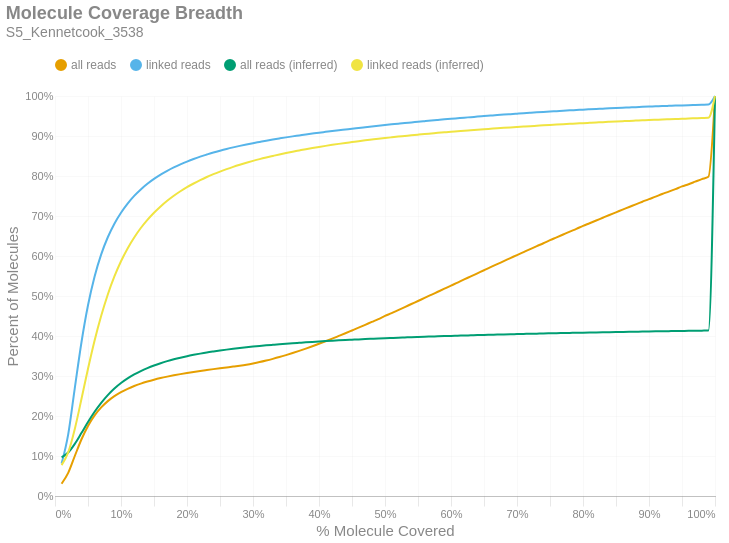

The cell this chart's notebook holds for it:
### Markdown cell above
### Molecule Read Coverage
This chart shows molecule coverage breadth as computed by the number of bases aligned to that molecule. In other words, "*how much of each unique long molecule is actually sequenced/aligned?*" Keep in mind there is a distinction between sequences and alignments, since some sequences belonging to a particular molecule may not align well and wouldn't appear in the alignment data. This chart also shows molecule coverage breadth as computed by the *inferred fragment* from which the aligned sequences originate. Unlike read coverage, this calculation takes into account the total insert size, including unsequenced gaps between the forward and reverse reads. Like the previous figures, these are cumulative percents.

### Code cell
if SKIPLR:
    print_html(f"Skipped")
else:
    binned_df = consolidated_hist(valids['coverage_bp'], mask, 0.01, True)
    binned_df_inf = consolidated_hist(valids['coverage_inserts'], mask, 0.01, True)
    binned_df = binned_df.with_columns(pl.lit(binned_df_inf['all reads (cumsum)']).alias('all reads (inferred)'))
    binned_df = binned_df.with_columns(pl.lit(binned_df_inf['linked reads (cumsum)']).alias('linked reads (inferred)'))
    binned_df = binned_df.with_columns(
        (pl.col('bin').cast(pl.Float64) + 0.01).alias('right_edge')
    )

    with SafeRender(binned_df):
        (
            density_plot(binned_df, 'Molecule Coverage Breadth', samplename, 'molcov', ['all reads (inferred)','linked reads (inferred)'])
            .encode(
                #x=alt.X('bin:Q', title="% Molecule Covered").axis(format = '%').scale(padding=0),
                x=alt.X('right_edge:Q', title="% Molecule Covered").axis(format='%').scale(padding=0),
                y=alt.Y('value:Q', title='Percent of Molecules')
                    .axis(format='%')
                    .stack(False)
                    .scale(domainMin=0, padding=0),
                color=alt.Color("key:N").scale(domain = ["all reads", "linked reads", "all reads (inferred)", "linked reads (inferred)"]),
                tooltip = [
                    alt.Tooltip("key:N", title = "Data Type"),
                    alt.Tooltip("range_label:N", title="% Molecule Covered"),
                    alt.Tooltip("value:Q", format = ".2%", title="% Molecules")
                ]
            )
        ).display()

### Figure 1 — Vega-Lite specification as saved in the notebook (floating-point values rounded to 4 significant figures)
{"width": "container", "height": 400, "config": {"title": {"anchor": "start", "dy": -15, "fontSize": 18, "color": "#888888", "subtitleColor": "#888888", "subtitleFontSize": 14}, "arc": {"fill": "#0072B2"}, "axis": {"domainColor": "#888888", "domainWidth": 0.5, "gridWidth": 0.2, "grid": false, "titleFontWeight": 400, "titleFontSize": 15, "labelFontSize": 11, "labelColor": "#888888", "tickColor": "#888888", "tickWidth": 0.2, "titleColor": "#888888"}, "axisBand": {"grid": false}, "axisX": {"grid": true, "tickSize": 10, "domainCap": "round"}, "axisY": {"domain": false, "grid": true, "tickSize": 0, "domainCap": "round"}, "background": "transparent", "header": {"labelFontSize": 15, "labelColor": "#888888", "titleFontSize": 15, "titleFontWeight": 600, "titleColor": "#888888"}, "legend": {"labelFont": "sans-serif", "labelFontSize": 12, "labelColor": "#888888", "symbolSize": 100, "symbolType": "circle", "titleFontSize": 12, "titlePadding": 10, "titleColor": "#888888", "title": null, "orient": "top"}, "range": {"category": ["#E69F00", "#56B4E9", "#009E73", "#F0E442", "#0072B2", "#D55E00", "#CC79A7", "#000000"], "diverging": ["#cfe8f3", "#a2d4ec", "#73bfe2", "#46abdb", "#1696d2", "#12719e"]}, "area": {"fill": "#0072B2", "fillOpacity": 0.7, "line": true, "strokeOpacity": 0.7}, "line": {"color": "#0072B2", "stroke": "#0072B2", "strokeWidth": 2}, "trail": {"color": "#0072B2", "stroke": "#0072B2", "strokeWidth": 0, "size": 1}, "point": {"filled": true, "fillOpacity": 1.0, "size": 95}, "text": {"color": "#888888", "fontSize": 11, "align": "right", "fontWeight": 400, "size": 11}, "bar": {"fill": "#0072B2", "stroke": null}, "view": {"stroke": null, "continuousWidth": 660, "continuousHeight": 400}}, "data": {"name": "data-83b3a49360dc638eea60534a0ce5a2c9"}, "mark": {"type": "line", "interpolate": "monotone", "point": {"opacity": 0, "size": 275}}, "encoding": {"color": {"field": "key", "scale": {"domain": ["all reads", "linked reads", "all reads (inferred)", "linked reads (inferred)"]}, "type": "nominal"}, "tooltip": [{"field": "key", "title": "Data Type", "type": "nominal"}, {"field": "range_label", "title": "% Molecule Covered", "type": "nominal"}, {"field": "value", "format": ".2%", "title": "% Molecules", "type": "quantitative"}], "x": {"axis": {"format": "%"}, "field": "right_edge", "scale": {"padding": 0}, "title": "% Molecule Covered", "type": "quantitative"}, "y": {"axis": {"format": "%"}, "field": "value", "scale": {"domainMin": 0, "padding": 0}, "stack": false, "title": "Percent of Molecules", "type": "quantitative"}}, "params": [{"name": "param_c36ac31b6afebe62", "select": {"type": "point", "fields": ["key"]}, "bind": "legend"}], "title": {"text": "Molecule Coverage Breadth", "subtitle": "S5_Kennetcook_3538"}, "transform": [{"fold": ["all reads (cumsum)", "linked reads (cumsum)", "all reads (inferred)", "linked reads (inferred)"]}, {"calculate": "replace(datum.key, ' (cumsum)', '')", "as": "key"}, {"filter": {"param": "param_c36ac31b6afebe62"}}], "usermeta": {"embedOptions": {"downloadFileName": "S5_Kennetcook_3538.molcov"}}, "$schema": "https://vega.github.io/schema/vega-lite/v6.1.0.json", "datasets": {"data-83b3a49360dc638eea60534a0ce5a2c9": [{"bin": "0.0", "interval": "0.0-0.01", "all reads": 0.03073, "linked reads": 0.08113, "all reads (cumsum)": 0.03073, "linked reads (cumsum)": 0.08113, "range_label": "0.0-0.01", "all reads (inferred)": 0.09654, "linked reads (inferred)": 0.07726, "right_edge": 0.01}, {"bin": "0.01", "interval": "0.01-0.02", "all reads": 0.02705, "linked reads": 0.07301, "all reads (cumsum)": 0.05778, "linked reads (cumsum)": 0.1541, "range_label": "0.01-0.02", "all reads (inferred)": 0.1086, "linked reads (inferred)": 0.1089, "right_edge": 0.02}, {"bin": "0.02", "interval": "0.02-0.03", "all reads": 0.0422, "linked reads": 0.1157, "all reads (cumsum)": 0.09998, "linked reads (cumsum)": 0.2698, "range_label": "0.02-0.03", "all reads (inferred)": 0.1303, "linked reads (inferred)": 0.1678, "right_edge": 0.03}, {"bin": "0.03", "interval": "0.03-0.04", "all reads": 0.04123, "linked reads": 0.1134, "all reads (cumsum)": 0.1412, "linked reads (cumsum)": 0.3832, "range_label": "0.03-0.04", "all reads (inferred)": 0.1573, "linked reads (inferred)": 0.2417, "right_edge": 0.04}, {"bin": "0.04", "interval": "0.04-0.05", "all reads": 0.03399, "linked reads": 0.09356, "all reads (cumsum)": 0.1752, "linked reads (cumsum)": 0.4767, "range_label": "0.04-0.05", "all reads (inferred)": 0.185, "linked reads (inferred)": 0.3179, "right_edge": 0.05}, {"bin": "0.05", "interval": "0.05-0.06", "all reads": 0.02627, "linked reads": 0.07219, "all reads (cumsum)": 0.2015, "linked reads (cumsum)": 0.5489, "range_label": "0.05-0.06", "all reads (inferred)": 0.2106, "linked reads (inferred)": 0.3887, "right_edge": 0.06}, {"bin": "0.06", "interval": "0.06-0.07", "all reads": 0.0201, "linked reads": 0.0552, "all reads (cumsum)": 0.2216, "linked reads (cumsum)": 0.6041, "range_label": "0.06-0.07", "all reads (inferred)": 0.2329, "linked reads (inferred)": 0.4504, "right_edge": 0.07}, {"bin": "0.07", "interval": "0.07-0.08", "all reads": 0.0156, "linked reads": 0.04278, "all reads (cumsum)": 0.2372, "linked reads (cumsum)": 0.6469, "range_label": "0.07-0.08", "all reads (inferred)": 0.2523, "linked reads (inferred)": 0.5039, "right_edge": 0.08}, {"bin": "0.08", "interval": "0.08-0.09", "all reads": 0.0124, "linked reads": 0.03391, "all reads (cumsum)": 0.2496, "linked reads (cumsum)": 0.6808, "range_label": "0.08-0.09", "all reads (inferred)": 0.2686, "linked reads (inferred)": 0.549, "right_edge": 0.09}, {"bin": "0.09", "interval": "0.09-0.1", "all reads": 0.01004, "linked reads": 0.02738, "all reads (cumsum)": 0.2596, "linked reads (cumsum)": 0.7082, "range_label": "0.09-0.1", "all reads (inferred)": 0.2823, "linked reads (inferred)": 0.5869, "right_edge": 0.1}, {"bin": "0.1", "interval": "0.1-0.11", "all reads": 0.008393, "linked reads": 0.02282, "all reads (cumsum)": 0.268, "linked reads (cumsum)": 0.731, "range_label": "0.1-0.11", "all reads (inferred)": 0.294, "linked reads (inferred)": 0.619, "right_edge": 0.11}, {"bin": "0.11", "interval": "0.11-0.12", "all reads": 0.007111, "linked reads": 0.01934, "all reads (cumsum)": 0.2751, "linked reads (cumsum)": 0.7504, "range_label": "0.11-0.12", "all reads (inferred)": 0.3039, "linked reads (inferred)": 0.6464, "right_edge": 0.12}, {"bin": "0.12", "interval": "0.12-0.13", "all reads": 0.005931, "linked reads": 0.01605, "all reads (cumsum)": 0.2811, "linked reads (cumsum)": 0.7664, "range_label": "0.12-0.13", "all reads (inferred)": 0.3124, "linked reads (inferred)": 0.67, "right_edge": 0.13}, {"bin": "0.13", "interval": "0.13-0.14", "all reads": 0.005188, "linked reads": 0.01401, "all reads (cumsum)": 0.2862, "linked reads (cumsum)": 0.7804, "range_label": "0.13-0.14", "all reads (inferred)": 0.3198, "linked reads (inferred)": 0.6903, "right_edge": 0.14}, {"bin": "0.14", "interval": "0.14-0.15", "all reads": 0.004584, "linked reads": 0.01227, "all reads (cumsum)": 0.2908, "linked reads (cumsum)": 0.7927, "range_label": "0.14-0.15", "all reads (inferred)": 0.3263, "linked reads (inferred)": 0.7082, "right_edge": 0.15}, {"bin": "0.15", "interval": "0.15-0.16", "all reads": 0.00405, "linked reads": 0.01079, "all reads (cumsum)": 0.2949, "linked reads (cumsum)": 0.8035, "range_label": "0.15-0.16", "all reads (inferred)": 0.332, "linked reads (inferred)": 0.7239, "right_edge": 0.16}, {"bin": "0.16", "interval": "0.16-0.17", "all reads": 0.00358, "linked reads": 0.009414, "all reads (cumsum)": 0.2985, "linked reads (cumsum)": 0.8129, "range_label": "0.16-0.17", "all reads (inferred)": 0.3371, "linked reads (inferred)": 0.738, "right_edge": 0.17}, {"bin": "0.17", "interval": "0.17-0.18", "all reads": 0.003288, "linked reads": 0.008539, "all reads (cumsum)": 0.3017, "linked reads (cumsum)": 0.8214, "range_label": "0.17-0.18", "all reads (inferred)": 0.3417, "linked reads (inferred)": 0.7506, "right_edge": 0.18}, {"bin": "0.18", "interval": "0.18-0.19", "all reads": 0.002984, "linked reads": 0.007592, "all reads (cumsum)": 0.3047, "linked reads (cumsum)": 0.829, "range_label": "0.18-0.19", "all reads (inferred)": 0.3458, "linked reads (inferred)": 0.7619, "right_edge": 0.19}, {"bin": "0.19", "interval": "0.19-0.2", "all reads": 0.002819, "linked reads": 0.007056, "all reads (cumsum)": 0.3075, "linked reads (cumsum)": 0.8361, "range_label": "0.19-0.2", "all reads (inferred)": 0.3496, "linked reads (inferred)": 0.7722, "right_edge": 0.2}, {"bin": "0.2", "interval": "0.2-0.21", "all reads": 0.002631, "linked reads": 0.006433, "all reads (cumsum)": 0.3102, "linked reads (cumsum)": 0.8425, "range_label": "0.2-0.21", "all reads (inferred)": 0.3529, "linked reads (inferred)": 0.7813, "right_edge": 0.21}, {"bin": "0.21", "interval": "0.21-0.22", "all reads": 0.002449, "linked reads": 0.005812, "all reads (cumsum)": 0.3126, "linked reads (cumsum)": 0.8483, "range_label": "0.21-0.22", "all reads (inferred)": 0.356, "linked reads (inferred)": 0.7897, "right_edge": 0.22}, {"bin": "0.22", "interval": "0.22-0.23", "all reads": 0.002307, "linked reads": 0.005257, "all reads (cumsum)": 0.3149, "linked reads (cumsum)": 0.8536, "range_label": "0.22-0.23", "all reads (inferred)": 0.3588, "linked reads (inferred)": 0.7976, "right_edge": 0.23}, {"bin": "0.23", "interval": "0.23-0.24", "all reads": 0.002268, "linked reads": 0.005057, "all reads (cumsum)": 0.3172, "linked reads (cumsum)": 0.8586, "range_label": "0.23-0.24", "all reads (inferred)": 0.3613, "linked reads (inferred)": 0.8045, "right_edge": 0.24}, {"bin": "0.24", "interval": "0.24-0.25", "all reads": 0.002193, "linked reads": 0.004602, "all reads (cumsum)": 0.3194, "linked reads (cumsum)": 0.8632, "range_label": "0.24-0.25", "all reads (inferred)": 0.3637, "linked reads (inferred)": 0.8111, "right_edge": 0.25}, {"bin": "0.25", "interval": "0.25-0.26", "all reads": 0.002115, "linked reads": 0.0043, "all reads (cumsum)": 0.3215, "linked reads (cumsum)": 0.8675, "range_label": "0.25-0.26", "all reads (inferred)": 0.366, "linked reads (inferred)": 0.8172, "right_edge": 0.26}, {"bin": "0.26", "interval": "0.26-0.27", "all reads": 0.002122, "linked reads": 0.003976, "all reads (cumsum)": 0.3236, "linked reads (cumsum)": 0.8715, "range_label": "0.26-0.27", "all reads (inferred)": 0.368, "linked reads (inferred)": 0.8228, "right_edge": 0.27}, {"bin": "0.27", "interval": "0.27-0.28", "all reads": 0.002225, "linked reads": 0.003737, "all reads (cumsum)": 0.3259, "linked reads (cumsum)": 0.8753, "range_label": "0.27-0.28", "all reads (inferred)": 0.3699, "linked reads (inferred)": 0.8281, "right_edge": 0.28}, {"bin": "0.28", "interval": "0.28-0.29", "all reads": 0.00253, "linked reads": 0.003551, "all reads (cumsum)": 0.3284, "linked reads (cumsum)": 0.8788, "range_label": "0.28-0.29", "all reads (inferred)": 0.3718, "linked reads (inferred)": 0.833, "right_edge": 0.29}, {"bin": "0.29", "interval": "0.29-0.3", "all reads": 0.002992, "linked reads": 0.003306, "all reads (cumsum)": 0.3314, "linked reads (cumsum)": 0.8821, "range_label": "0.29-0.3", "all reads (inferred)": 0.3735, "linked reads (inferred)": 0.8378, "right_edge": 0.3}, {"bin": "0.3", "interval": "0.3-0.31", "all reads": 0.003389, "linked reads": 0.003092, "all reads (cumsum)": 0.3348, "linked reads (cumsum)": 0.8852, "range_label": "0.3-0.31", "all reads (inferred)": 0.3751, "linked reads (inferred)": 0.8422, "right_edge": 0.31}, {"bin": "0.31", "interval": "0.31-0.32", "all reads": 0.003891, "linked reads": 0.003082, "all reads (cumsum)": 0.3387, "linked reads (cumsum)": 0.8883, "range_label": "0.31-0.32", "all reads (inferred)": 0.3766, "linked reads (inferred)": 0.8463, "right_edge": 0.32}, {"bin": "0.32", "interval": "0.32-0.33", "all reads": 0.004233, "linked reads": 0.002904, "all reads (cumsum)": 0.3429, "linked reads (cumsum)": 0.8912, "range_label": "0.32-0.33", "all reads (inferred)": 0.378, "linked reads (inferred)": 0.8501, "right_edge": 0.33}, {"bin": "0.33", "interval": "0.33-0.34", "all reads": 0.004518, "linked reads": 0.002736, "all reads (cumsum)": 0.3474, "linked reads (cumsum)": 0.8939, "range_label": "0.33-0.34", "all reads (inferred)": 0.3794, "linked reads (inferred)": 0.8539, "right_edge": 0.34}, {"bin": "0.34", "interval": "0.34-0.35", "all reads": 0.004887, "linked reads": 0.002657, "all reads (cumsum)": 0.3523, "linked reads (cumsum)": 0.8966, "range_label": "0.34-0.35", "all reads (inferred)": 0.3807, "linked reads (inferred)": 0.8575, "right_edge": 0.35}, {"bin": "0.35", "interval": "0.35-0.36", "all reads": 0.005164, "linked reads": 0.002475, "all reads (cumsum)": 0.3575, "linked reads (cumsum)": 0.8991, "range_label": "0.35-0.36", "all reads (inferred)": 0.3819, "linked reads (inferred)": 0.8608, "right_edge": 0.36}, {"bin": "0.36", "interval": "0.36-0.37", "all reads": 0.005382, "linked reads": 0.002348, "all reads (cumsum)": 0.3628, "linked reads (cumsum)": 0.9014, "range_label": "0.36-0.37", "all reads (inferred)": 0.3831, "linked reads (inferred)": 0.864, "right_edge": 0.37}, {"bin": "0.37", "interval": "0.37-0.38", "all reads": 0.005693, "linked reads": 0.002386, "all reads (cumsum)": 0.3685, "linked reads (cumsum)": 0.9038, "range_label": "0.37-0.38", "all reads (inferred)": 0.3842, "linked reads (inferred)": 0.8671, "right_edge": 0.38}, {"bin": "0.38", "interval": "0.38-0.39", "all reads": 0.005909, "linked reads": 0.002259, "all reads (cumsum)": 0.3744, "linked reads (cumsum)": 0.9061, "range_label": "0.38-0.39", "all reads (inferred)": 0.3853, "linked reads (inferred)": 0.87, "right_edge": 0.39}, {"bin": "0.39", "interval": "0.39-0.4", "all reads": 0.00623, "linked reads": 0.002233, "all reads (cumsum)": 0.3807, "linked reads (cumsum)": 0.9083, "range_label": "0.39-0.4", "all reads (inferred)": 0.3863, "linked reads (inferred)": 0.8727, "right_edge": 0.4}, {"bin": "0.4", "interval": "0.4-0.41", "all reads": 0.006263, "linked reads": 0.002071, "all reads (cumsum)": 0.3869, "linked reads (cumsum)": 0.9104, "range_label": "0.4-0.41", "all reads (inferred)": 0.3872, "linked reads (inferred)": 0.8753, "right_edge": 0.41}, {"bin": "0.41", "interval": "0.41-0.42", "all reads": 0.006492, "linked reads": 0.002077, "all reads (cumsum)": 0.3934, "linked reads (cumsum)": 0.9124, "range_label": "0.41-0.42", "all reads (inferred)": 0.3882, "linked reads (inferred)": 0.8779, "right_edge": 0.42}, {"bin": "0.42", "interval": "0.42-0.43", "all reads": 0.006705, "linked reads": 0.001996, "all reads (cumsum)": 0.4001, "linked reads (cumsum)": 0.9144, "range_label": "0.42-0.43", "all reads (inferred)": 0.3891, "linked reads (inferred)": 0.8803, "right_edge": 0.43}, {"bin": "0.43", "interval": "0.43-0.44", "all reads": 0.006756, "linked reads": 0.001916, "all reads (cumsum)": 0.4069, "linked reads (cumsum)": 0.9163, "range_label": "0.43-0.44", "all reads (inferred)": 0.3899, "linked reads (inferred)": 0.8826, "right_edge": 0.44}, {"bin": "0.44", "interval": "0.44-0.45", "all reads": 0.00695, "linked reads": 0.00194, "all reads (cumsum)": 0.4138, "linked reads (cumsum)": 0.9183, "range_label": "0.44-0.45", "all reads (inferred)": 0.3907, "linked reads (inferred)": 0.8848, "right_edge": 0.45}, {"bin": "0.45", "interval": "0.45-0.46", "all reads": 0.006989, "linked reads": 0.001866, "all reads (cumsum)": 0.4208, "linked reads (cumsum)": 0.9202, "range_label": "0.45-0.46", "all reads (inferred)": 0.3915, "linked reads (inferred)": 0.887, "right_edge": 0.46}, {"bin": "0.46", "interval": "0.46-0.47", "all reads": 0.007137, "linked reads": 0.001879, "all reads (cumsum)": 0.428, "linked reads (cumsum)": 0.922, "range_label": "0.46-0.47", "all reads (inferred)": 0.3923, "linked reads (inferred)": 0.8891, "right_edge": 0.47}, {"bin": "0.47", "interval": "0.47-0.48", "all reads": 0.007237, "linked reads": 0.00188, "all reads (cumsum)": 0.4352, "linked reads (cumsum)": 0.9239, "range_label": "0.47-0.48", "all reads (inferred)": 0.393, "linked reads (inferred)": 0.8911, "right_edge": 0.48}, {"bin": "0.48", "interval": "0.48-0.49", "all reads": 0.007048, "linked reads": 0.001784, "all reads (cumsum)": 0.4423, "linked reads (cumsum)": 0.9257, "range_label": "0.48-0.49", "all reads (inferred)": 0.3938, "linked reads (inferred)": 0.893, "right_edge": 0.49}, {"bin": "0.49", "interval": "0.49-0.5", "all reads": 0.007953, "linked reads": 0.001789, "all reads (cumsum)": 0.4502, "linked reads (cumsum)": 0.9275, "range_label": "0.49-0.5", "all reads (inferred)": 0.3945, "linked reads (inferred)": 0.8949, "right_edge": 0.5}, {"bin": "0.5", "interval": "0.5-0.51", "all reads": 0.006814, "linked reads": 0.001656, "all reads (cumsum)": 0.457, "linked reads (cumsum)": 0.9291, "range_label": "0.5-0.51", "all reads (inferred)": 0.3951, "linked reads (inferred)": 0.8967, "right_edge": 0.51}, {"bin": "0.51", "interval": "0.51-0.52", "all reads": 0.007717, "linked reads": 0.001664, "all reads (cumsum)": 0.4647, "linked reads (cumsum)": 0.9308, "range_label": "0.51-0.52", "all reads (inferred)": 0.3958, "linked reads (inferred)": 0.8985, "right_edge": 0.52}, {"bin": "0.52", "interval": "0.52-0.53", "all reads": 0.007489, "linked reads": 0.00164, "all reads (cumsum)": 0.4722, "linked reads (cumsum)": 0.9324, "range_label": "0.52-0.53", "all reads (inferred)": 0.3964, "linked reads (inferred)": 0.9001, "right_edge": 0.53}, {"bin": "0.53", "interval": "0.53-0.54", "all reads": 0.007716, "linked reads": 0.001538, "all reads (cumsum)": 0.4799, "linked reads (cumsum)": 0.934, "range_label": "0.53-0.54", "all reads (inferred)": 0.397, "linked reads (inferred)": 0.9018, "right_edge": 0.54}, {"bin": "0.54", "interval": "0.54-0.55", "all reads": 0.007526, "linked reads": 0.001593, "all reads (cumsum)": 0.4875, "linked reads (cumsum)": 0.9356, "range_label": "0.54-0.55", "all reads (inferred)": 0.3976, "linked reads (inferred)": 0.9034, "right_edge": 0.55}, {"bin": "0.55", "interval": "0.55-0.56", "all reads": 0.007777, "linked reads": 0.00155, "all reads (cumsum)": 0.4952, "linked reads (cumsum)": 0.9371, "range_label": "0.55-0.56", "all reads (inferred)": 0.3982, "linked reads (inferred)": 0.905, "right_edge": 0.56}, {"bin": "0.56", "interval": "0.56-0.57", "all reads": 0.007678, "linked reads": 0.001537, "all reads (cumsum)": 0.5029, "linked reads (cumsum)": 0.9387, "range_label": "0.56-0.57", "all reads (inferred)": 0.3987, "linked reads (inferred)": 0.9064, "right_edge": 0.57}, {"bin": "0.57", "interval": "0.57-0.58", "all reads": 0.00764, "linked reads": 0.001508, "all reads (cumsum)": 0.5106, "linked reads (cumsum)": 0.9402, "range_label": "0.57-0.58", "all reads (inferred)": 0.3992, "linked reads (inferred)": 0.9078, "right_edge": 0.58}, {"bin": "0.58", "interval": "0.58-0.59", "all reads": 0.007677, "linked reads": 0.001499, "all reads (cumsum)": 0.5182, "linked reads (cumsum)": 0.9417, "range_label": "0.58-0.59", "all reads (inferred)": 0.3998, "linked reads (inferred)": 0.9093, "right_edge": 0.59}, {"bin": "0.59", "interval": "0.59-0.6", "all reads": 0.007889, "linked reads": 0.001431, "all reads (cumsum)": 0.5261, "linked reads (cumsum)": 0.9431, "range_label": "0.59-0.6", "all reads (inferred)": 0.4003, "linked reads (inferred)": 0.9107, "right_edge": 0.6}, {"bin": "0.6", "interval": "0.6-0.61", "all reads": 0.007493, "linked reads": 0.001377, "all reads (cumsum)": 0.5336, "linked reads (cumsum)": 0.9445, "range_label": "0.6-0.61", "all reads (inferred)": 0.4008, "linked reads (inferred)": 0.912, "right_edge": 0.61}, {"bin": "0.61", "interval": "0.61-0.62", "all reads": 0.007783, "linked reads": 0.001377, "all reads (cumsum)": 0.5414, "linked reads (cumsum)": 0.9459, "range_label": "0.61-0.62", "all reads (inferred)": 0.4013, "linked reads (inferred)": 0.9133, "right_edge": 0.62}, {"bin": "0.62", "interval": "0.62-0.63", "all reads": 0.007571, "linked reads": 0.001272, "all reads (cumsum)": 0.549, "linked reads (cumsum)": 0.9471, "range_label": "0.62-0.63", "all reads (inferred)": 0.4017, "linked reads (inferred)": 0.9145, "right_edge": 0.63}, {"bin": "0.63", "interval": "0.63-0.64", "all reads": 0.007686, "linked reads": 0.001326, "all reads (cumsum)": 0.5567, "linked reads (cumsum)": 0.9484, "range_label": "0.63-0.64", "all reads (inferred)": 0.4022, "linked reads (inferred)": 0.9158, "right_edge": 0.64}, {"bin": "0.64", "interval": "0.64-0.65", "all reads": 0.007652, "linked reads": 0.001266, "all reads (cumsum)": 0.5643, "linked reads (cumsum)": 0.9497, "range_label": "0.64-0.65", "all reads (inferred)": 0.4027, "linked reads (inferred)": 0.917, "right_edge": 0.65}, {"bin": "0.65", "interval": "0.65-0.66", "all reads": 0.007901, "linked reads": 0.001281, "all reads (cumsum)": 0.5722, "linked reads (cumsum)": 0.951, "range_label": "0.65-0.66", "all reads (inferred)": 0.4031, "linked reads (inferred)": 0.9182, "right_edge": 0.66}, {"bin": "0.66", "interval": "0.66-0.67", "all reads": 0.007465, "linked reads": 0.001272, "all reads (cumsum)": 0.5797, "linked reads (cumsum)": 0.9523, "range_label": "0.66-0.67", "all reads (inferred)": 0.4035, "linked reads (inferred)": 0.9193, "right_edge": 0.67}, {"bin": "0.67", "interval": "0.67-0.68", "all reads": 0.00763, "linked reads": 0.001205, "all reads (cumsum)": 0.5873, "linked reads (cumsum)": 0.9535, "range_label": "0.67-0.68", "all reads (inferred)": 0.404, "linked reads (inferred)": 0.9205, "right_edge": 0.68}, {"bin": "0.68", "interval": "0.68-0.69", "all reads": 0.007503, "linked reads": 0.001153, "all reads (cumsum)": 0.5948, "linked reads (cumsum)": 0.9546, "range_label": "0.68-0.69", "all reads (inferred)": 0.4044, "linked reads (inferred)": 0.9215, "right_edge": 0.69}, {"bin": "0.69", "interval": "0.69-0.7", "all reads": 0.007571, "linked reads": 0.001149, "all reads (cumsum)": 0.6024, "linked reads (cumsum)": 0.9558, "range_label": "0.69-0.7", "all reads (inferred)": 0.4048, "linked reads (inferred)": 0.9226, "right_edge": 0.7}, {"bin": "0.7", "interval": "0.7-0.71", "all reads": 0.007397, "linked reads": 0.001145, "all reads (cumsum)": 0.6098, "linked reads (cumsum)": 0.9569, "range_label": "0.7-0.71", "all reads (inferred)": 0.4052, "linked reads (inferred)": 0.9236, "right_edge": 0.71}, {"bin": "0.71", "interval": "0.71-0.72", "all reads": 0.007407, "linked reads": 0.001111, "all reads (cumsum)": 0.6172, "linked reads (cumsum)": 0.958, "range_label": "0.71-0.72", "all reads (inferred)": 0.4055, "linked reads (inferred)": 0.9247, "right_edge": 0.72}, {"bin": "0.72", "interval": "0.72-0.73", "all reads": 0.007545, "linked reads": 0.001095, "all reads (cumsum)": 0.6247, "linked reads (cumsum)": 0.9591, "range_label": "0.72-0.73", "all reads (inferred)": 0.4059, "linked reads (inferred)": 0.9257, "right_edge": 0.73}, {"bin": "0.73", "interval": "0.73-0.74", "all reads": 0.007188, "linked reads": 0.001066, "all reads (cumsum)": 0.6319, "linked reads (cumsum)": 0.9602, "range_label": "0.73-0.74", "all reads (inferred)": 0.4063, "linked reads (inferred)": 0.9266, "right_edge": 0.74}, {"bin": "0.74", "interval": "0.74-0.75", "all reads": 0.007645, "linked reads": 0.001011, "all reads (cumsum)": 0.6396, "linked reads (cumsum)": 0.9612, "range_label": "0.74-0.75", "all reads (inferred)": 0.4067, "linked reads (inferred)": 0.9276, "right_edge": 0.75}, {"bin": "0.75", "interval": "0.75-0.76", "all reads": 0.006985, "linked reads": 0.0009704, "all reads (cumsum)": 0.6466, "linked reads (cumsum)": 0.9622, "range_label": "0.75-0.76", "all reads (inferred)": 0.407, "linked reads (inferred)": 0.9286, "right_edge": 0.76}, {"bin": "0.76", "interval": "0.76-0.77", "all reads": 0.007158, "linked reads": 0.000994, "all reads (cumsum)": 0.6537, "linked reads (cumsum)": 0.9632, "range_label": "0.76-0.77", "all reads (inferred)": 0.4074, "linked reads (inferred)": 0.9295, "right_edge": 0.77}, {"bin": "0.77", "interval": "0.77-0.78", "all reads": 0.007187, "linked reads": 0.0009469, "all reads (cumsum)": 0.6609, "linked reads (cumsum)": 0.9641, "range_label": "0.77-0.78", "all reads (inferred)": 0.4077, "linked reads (inferred)": 0.9304, "right_edge": 0.78}, {"bin": "0.78", "interval": "0.78-0.79", "all reads": 0.006989, "linked reads": 0.0008832, "all reads (cumsum)": 0.6679, "linked reads (cumsum)": 0.965, "range_label": "0.78-0.79", "all reads (inferred)": 0.408, "linked reads (inferred)": 0.9312, "right_edge": 0.79}, {"bin": "0.79", "interval": "0.79-0.8", "all reads": 0.007348, "linked reads": 0.000903, "all reads (cumsum)": 0.6752, "linked reads (cumsum)": 0.9659, "range_label": "0.79-0.8", "all reads (inferred)": 0.4084, "linked reads (inferred)": 0.9321, "right_edge": 0.8}, {"bin": "0.8", "interval": "0.8-0.81", "all reads": 0.006698, "linked reads": 0.0008418, "all reads (cumsum)": 0.6819, "linked reads (cumsum)": 0.9667, "range_label": "0.8-0.81", "all reads (inferred)": 0.4087, "linked reads (inferred)": 0.933, "right_edge": 0.81}, {"bin": "0.81", "interval": "0.81-0.82", "all reads": 0.006845, "linked reads": 0.000838, "all reads (cumsum)": 0.6888, "linked reads (cumsum)": 0.9676, "range_label": "0.81-0.82", "all reads (inferred)": 0.409, "linked reads (inferred)": 0.9338, "right_edge": 0.82}, {"bin": "0.82", "interval": "0.82-0.83", "all reads": 0.00693, "linked reads": 0.0008329, "all reads (cumsum)": 0.6957, "linked reads (cumsum)": 0.9684, "range_label": "0.82-0.83", "all reads (inferred)": 0.4093, "linked reads (inferred)": 0.9347, "right_edge": 0.83}, {"bin": "0.83", "interval": "0.83-0.84", "all reads": 0.006862, "linked reads": 0.0008399, "all reads (cumsum)": 0.7026, "linked reads (cumsum)": 0.9693, "range_label": "0.83-0.84", "all reads (inferred)": 0.4096, "linked reads (inferred)": 0.9355, "right_edge": 0.84}, {"bin": "0.84", "interval": "0.84-0.85", "all reads": 0.006614, "linked reads": 0.0007629, "all reads (cumsum)": 0.7092, "linked reads (cumsum)": 0.97, "range_label": "0.84-0.85", "all reads (inferred)": 0.4099, "linked reads (inferred)": 0.9363, "right_edge": 0.85}, {"bin": "0.85", "interval": "0.85-0.86", "all reads": 0.006805, "linked reads": 0.0007266, "all reads (cumsum)": 0.716, "linked reads (cumsum)": 0.9707, "range_label": "0.85-0.86", "all reads (inferred)": 0.4102, "linked reads (inferred)": 0.937, "right_edge": 0.86}, {"bin": "0.86", "interval": "0.86-0.87", "all reads": 0.006549, "linked reads": 0.0007055, "all reads (cumsum)": 0.7225, "linked reads (cumsum)": 0.9714, "range_label": "0.86-0.87", "all reads (inferred)": 0.4105, "linked reads (inferred)": 0.9378, "right_edge": 0.87}, {"bin": "0.87", "interval": "0.87-0.88", "all reads": 0.006686, "linked reads": 0.0007234, "all reads (cumsum)": 0.7292, "linked reads (cumsum)": 0.9722, "range_label": "0.87-0.88", "all reads (inferred)": 0.4108, "linked reads (inferred)": 0.9385, "right_edge": 0.88}, {"bin": "0.88", "interval": "0.88-0.89", "all reads": 0.006469, "linked reads": 0.0006743, "all reads (cumsum)": 0.7357, "linked reads (cumsum)": 0.9728, "range_label": "0.88-0.89", "all reads (inferred)": 0.4111, "linked reads (inferred)": 0.9392, "right_edge": 0.89}, {"bin": "0.89", "interval": "0.89-0.9", "all reads": 0.006584, "linked reads": 0.0006482, "all reads (cumsum)": 0.7423, "linked reads (cumsum)": 0.9735, "range_label": "0.89-0.9", "all reads (inferred)": 0.4113, "linked reads (inferred)": 0.9399, "right_edge": 0.9}, {"bin": "0.9", "interval": "0.9-0.91", "all reads": 0.006047, "linked reads": 0.0006189, "all reads (cumsum)": 0.7483, "linked reads (cumsum)": 0.9741, "range_label": "0.9-0.91", "all reads (inferred)": 0.4116, "linked reads (inferred)": 0.9406, "right_edge": 0.91}, {"bin": "0.91", "interval": "0.91-0.92", "all reads": 0.00682, "linked reads": 0.0006763, "all reads (cumsum)": 0.7551, "linked reads (cumsum)": 0.9748, "range_label": "0.91-0.92", "all reads (inferred)": 0.4119, "linked reads (inferred)": 0.9412, "right_edge": 0.92}, {"bin": "0.92", "interval": "0.92-0.93", "all reads": 0.005799, "linked reads": 0.0005858, "all reads (cumsum)": 0.7609, "linked reads (cumsum)": 0.9754, "range_label": "0.92-0.93", "all reads (inferred)": 0.4121, "linked reads (inferred)": 0.9419, "right_edge": 0.93}, {"bin": "0.93", "interval": "0.93-0.94", "all reads": 0.00628, "linked reads": 0.000568, "all reads (cumsum)": 0.7672, "linked reads (cumsum)": 0.9759, "range_label": "0.93-0.94", "all reads (inferred)": 0.4124, "linked reads (inferred)": 0.9425, "right_edge": 0.94}, {"bin": "0.94", "interval": "0.94-0.95", "all reads": 0.006729, "linked reads": 0.0006088, "all reads (cumsum)": 0.774, "linked reads (cumsum)": 0.9766, "range_label": "0.94-0.95", "all reads (inferred)": 0.4126, "linked reads (inferred)": 0.9431, "right_edge": 0.95}, {"bin": "0.95", "interval": "0.95-0.96", "all reads": 0.005545, "linked reads": 0.0005419, "all reads (cumsum)": 0.7795, "linked reads (cumsum)": 0.9771, "range_label": "0.95-0.96", "all reads (inferred)": 0.4129, "linked reads (inferred)": 0.9437, "right_edge": 0.96}, {"bin": "0.96", "interval": "0.96-0.97", "all reads": 0.00632, "linked reads": 0.0005101, "all reads (cumsum)": 0.7858, "linked reads (cumsum)": 0.9776, "range_label": "0.96-0.97", "all reads (inferred)": 0.4131, "linked reads (inferred)": 0.9444, "right_edge": 0.97}, {"bin": "0.97", "interval": "0.97-0.98", "all reads": 0.006363, "linked reads": 0.0005107, "all reads (cumsum)": 0.7922, "linked reads (cumsum)": 0.9781, "range_label": "0.97-0.98", "all reads (inferred)": 0.4134, "linked reads (inferred)": 0.945, "right_edge": 0.98}, {"bin": "0.98", "interval": "0.98-0.99", "all reads": 0.005823, "linked reads": 0.000491, "all reads (cumsum)": 0.798, "linked reads (cumsum)": 0.9786, "range_label": "0.98-0.99", "all reads (inferred)": 0.4137, "linked reads (inferred)": 0.9456, "right_edge": 0.99}, {"bin": "0.99", "interval": "0.99-1.0", "all reads": 0.202, "linked reads": 0.02139, "all reads (cumsum)": 1.0, "linked reads (cumsum)": 1.0, "range_label": "0.99-1.0", "all reads (inferred)": 1.0, "linked reads (inferred)": 1.0, "right_edge": 1.0}]}}
